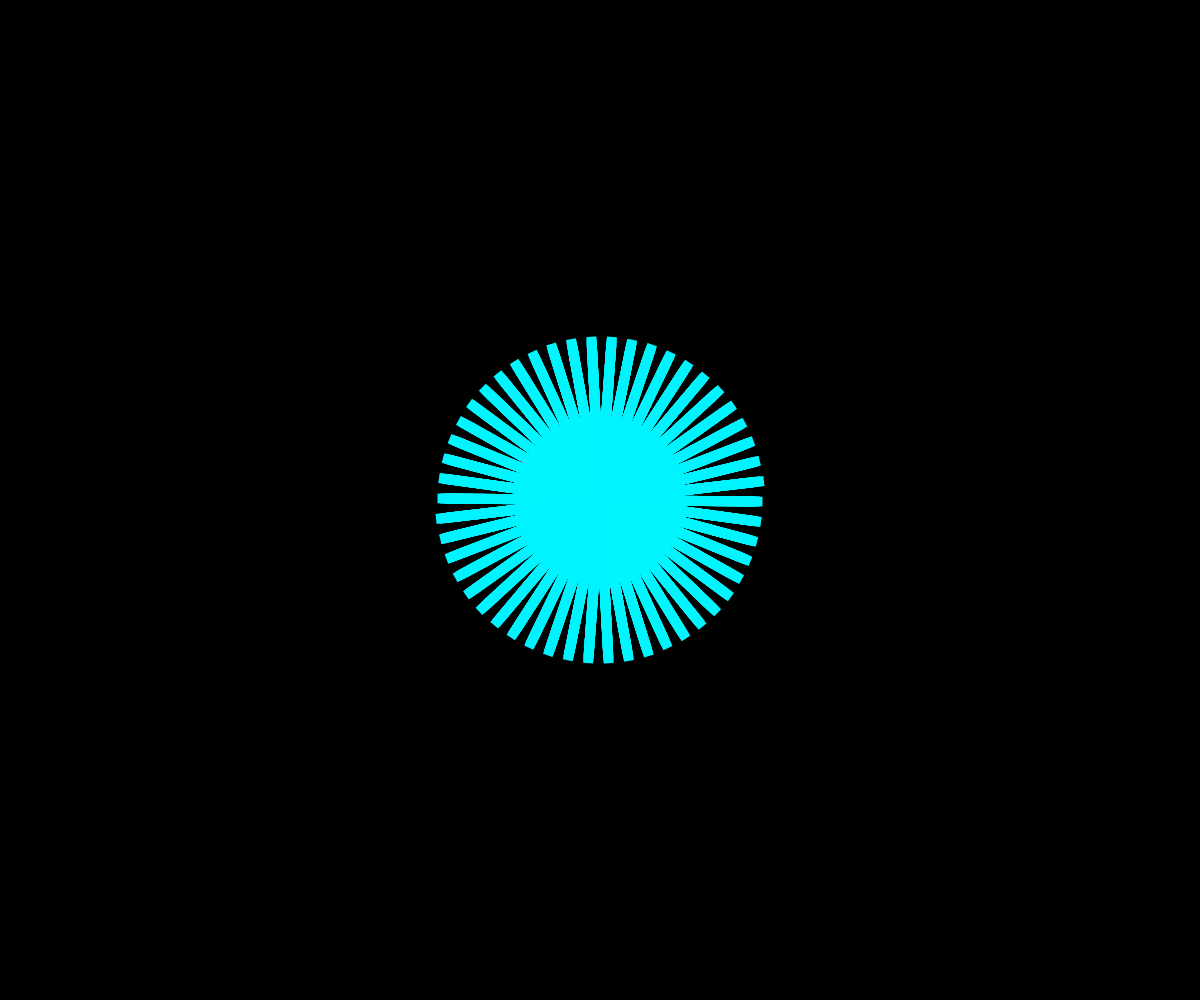
Frame 1 (no input)
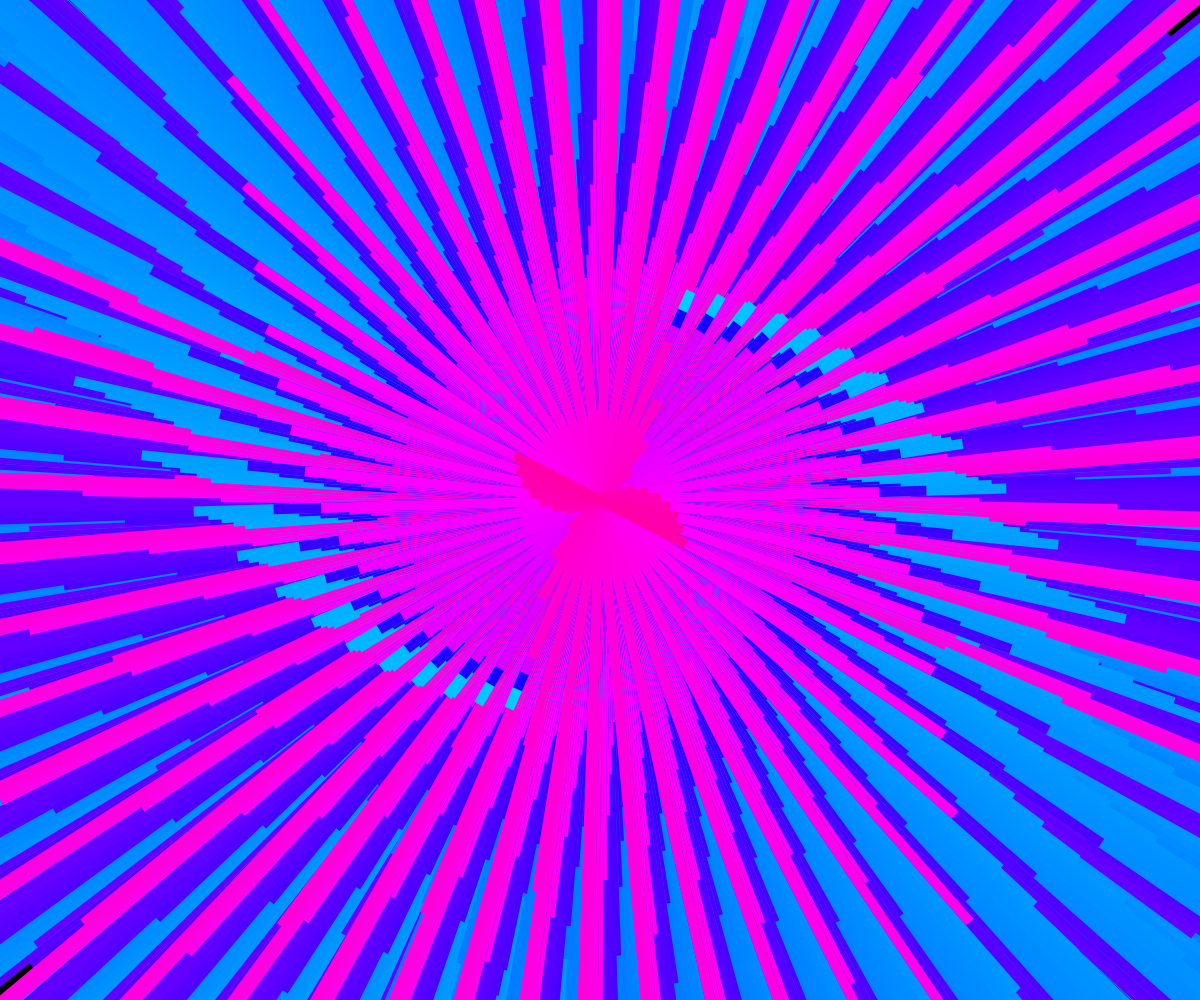
Frame 60 (no input)
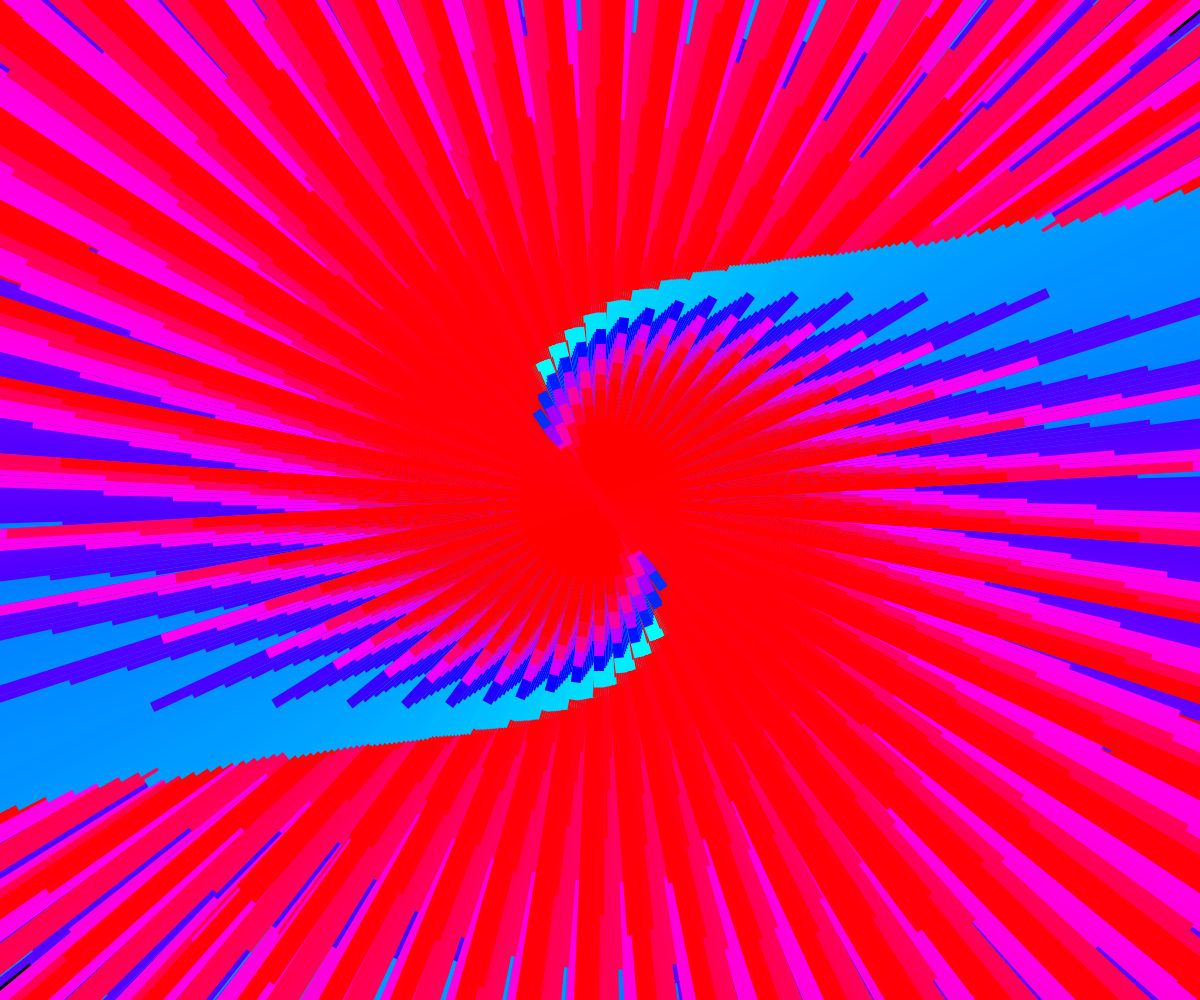
Frame 120 (the mouse pressed at the canvas centre since frame 60)

The p5.js sketch that drew these frames (run headless with seeded random() and noise() and a simulated clock; from frame 60 on, the mouse is pressed at the canvas centre):

// p5.js sketch
// ── sketch.js
function setup() {
	createCanvas(windowWidth, windowHeight);
  rectMode(CENTER);
  colorMode(HSL, 100);
  background(255, 0, 0);
}

function draw() {
  // background(255, 0, 0);
  translate(width / 2, height / 2);
  drawCircle(Math.sin(frameCount * 0.001));
}

function drawCircle(s) {
  for (var i = 0; i < 150; i ++) {
    var hue = color(Math.sin(s * i * 0.1) * 50 + 50, 100, 50);
    fill(hue, 100, 60);
    noStroke();
    push();
    rotate(i * 2 * PI / 50 + frameCount * 0.01);
    var w = Math.floor(Math.tan(i * s) * 200 + 300);
    rect(0, 0, w, 10);
    pop();
  }
}
